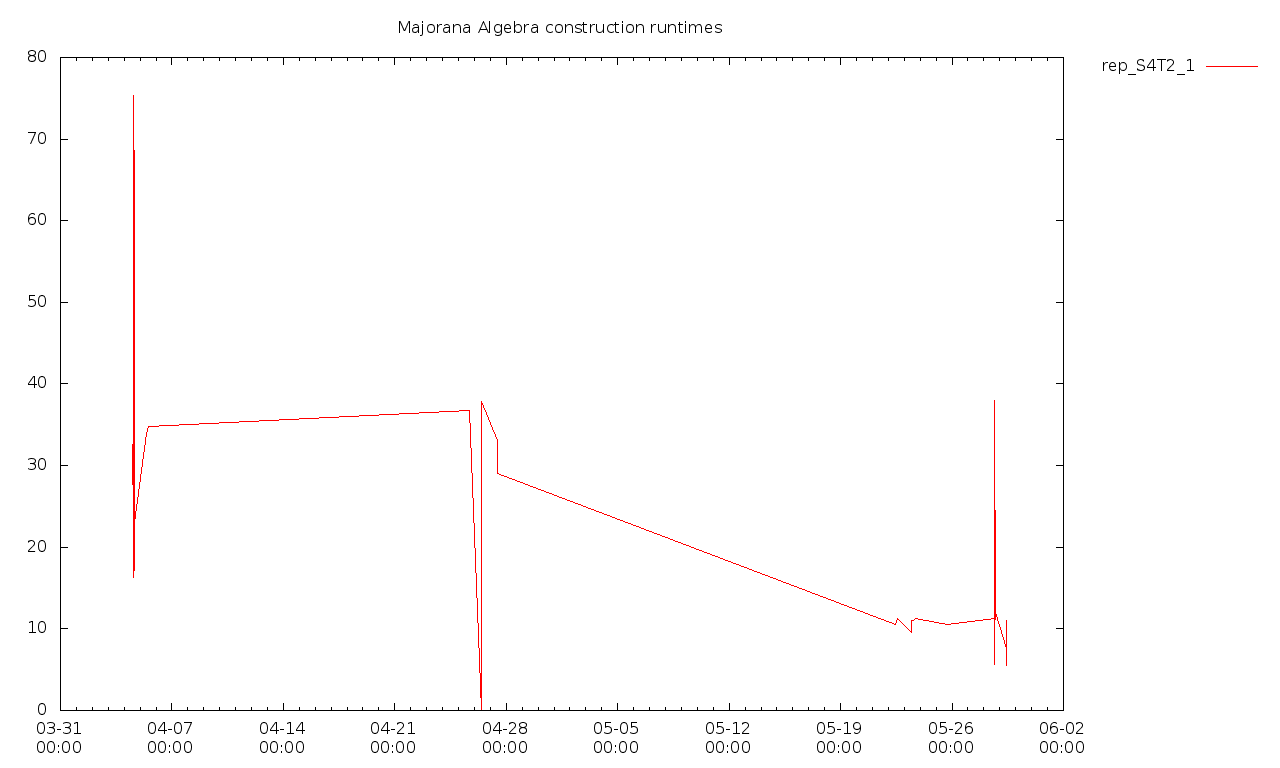

Reproduce this figure in gnuplot.
set datafile separator ","
set xdata time
set timefmt "%Y-%m-%dT%H:%M+0100"
set format x "%m-%d\n%H:%M"
set terminal png size 1280,768
set output "rep_S4T2_1.png"
set key on outside

set title "Majorana Algebra construction runtimes"
set style data linespoints

plot for [n=2:2] "rep_S4T2_1.csv" using 1:(column(n)/1e6) with lines title "rep_S4T2_1"
